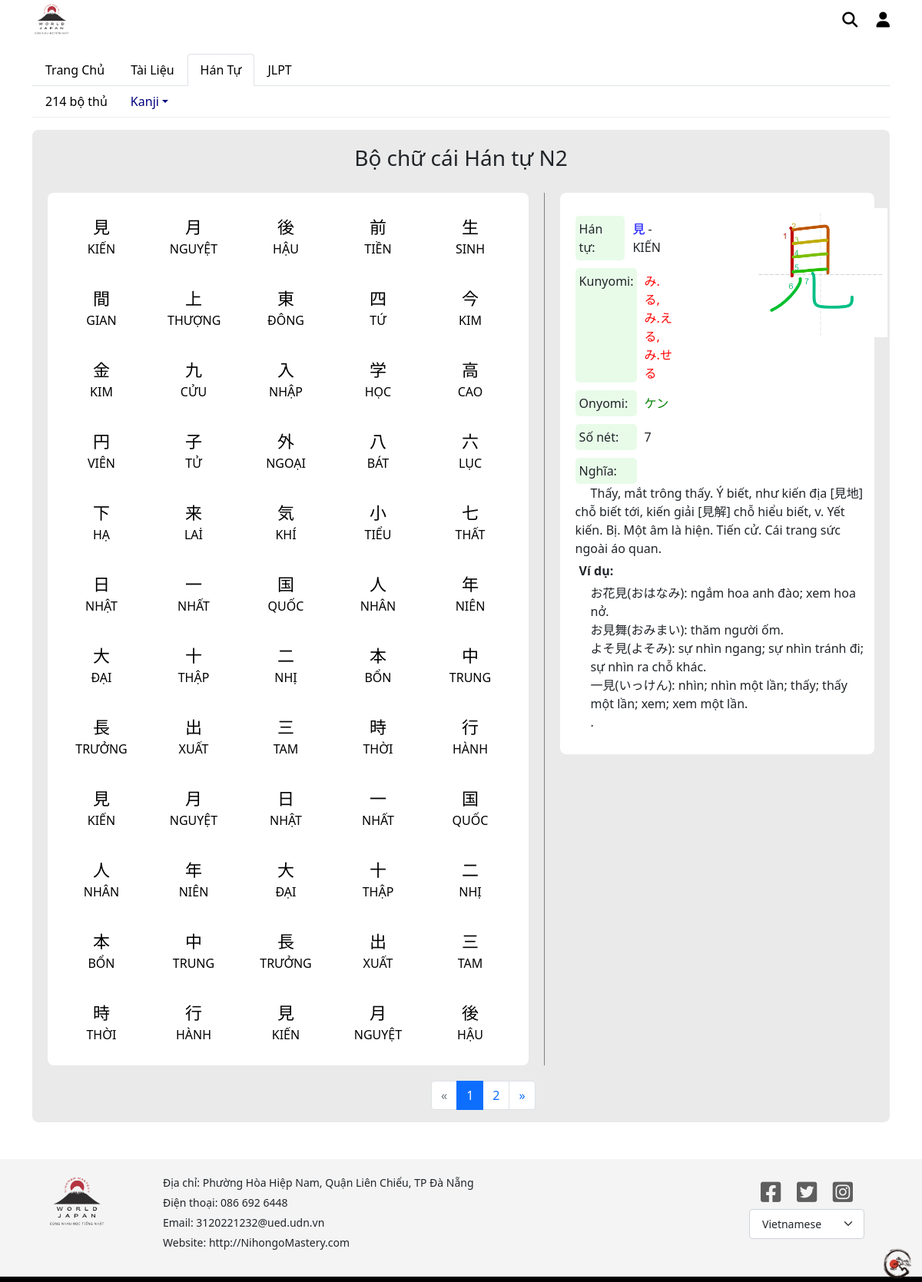
The page /Source/source_kanji/kanji/kanjiN2.php on the database its author committed.
### tables this page shows
CREATE TABLE itemKanji(
	id INT AUTO_INCREMENT PRIMARY KEY,
	level_kanji_id INT NOT NULL,
	FOREIGN KEY(level_kanji_id) REFERENCES level_kanji(id),
	item VARCHAR(20) NOT NULL,
	hanTu VARCHAR(255) NOT NULL,
	kunyomi VARCHAR(255),
	onyomi VARCHAR(255),
	soNetChu INT NOT NULL,
	yNghia TEXT NOT NULL,
	imgItem VARCHAR(255) NOT NULL,
	vd_1 TEXT,
	vd_2 TEXT,
	vd_3 TEXT,
	vd_4 TEXT,
	vd_5 TEXT
);

### Source/source_kanji/kanji/kanjiN2.php (the view, shortened to what this page needs)
<?php
    $localhost = "localhost";
    $username = "root";
    $password = "";
    $dbname = "dacn";
    $conn = new mysqli($localhost,$username,$password,$dbname);
    $sql_item = "SELECT item,hanTu FROM itemKanji
        WHERE level_kanji_id like '2';";
    $sql = "SELECT * FROM itemKanji
        WHERE level_kanji_id like '2';";
    $check = $conn->query($sql_item);
    $result = $conn->query($sql);
?>
<!DOCTYPE html>
<html lang="en">
<head>
    <link rel="stylesheet" href="https://cdnjs.cloudflare.com/ajax/libs/bootstrap/5.0.1/css/bootstrap.min.css" />
    <link rel="stylesheet" href="https://cdnjs.cloudflare.com/ajax/libs/font-awesome/6.1.1/css/all.min.css" />
    <link rel="stylesheet" href="kanji.css">
</head>
<body>
    <div class="container-xl">
        <div class="row ">
            <div class="col bar">
                <div class="logo">
                    <a href="#">
                        <img src="./../../image/Nihongo_Master_Logo.png" style="width: 50px;" alt="">
                    </a>
                </div>
            </div>
            <div class="col d-flex justify-content-end bar">
                <div class="login_search" style="margin-top: 11px; ">
                    <a href="#" style="color: black; font-size: 20px; margin-right: 20px;"><i class="fas fa-search"></i></a>
                    <a href="./../../user/info/user.php" style="color: black;font-size: 20px;"><i class="fas fa-user"></i></a>
                </div>
            </div>
        </div>
        <div class="row menu">
            <div class="col">
                <ul class="nav nav-tabs" id="myTab" role="tablist">
                    <li class="nav-item" role="presentation">
                        <button class="nav-link" id="Trang_Chu-tab" data-bs-toggle="tab" data-bs-target="#Trang_Chu" type="button" role="tab" aria-controls="Trang_Chu" aria-selected="false">
                            <span style="color: black;">
                                <a style="text-decoration: none; color: black;" href="./../../home.php">Trang Chủ</a>
                            </span>
                        </button>
                    </li>
                    <li class="nav-item" role="presentation">
                        <button class="nav-link" id="Tai_Lieu-tab" data-bs-toggle="tab" data-bs-target="#Tai_Lieu" type="button" role="tab" aria-controls="Tai_Lieu" aria-selected="false">
                            <span style="color: black;">
                                <a style="text-decoration: none; color: black;" href="./../../source_tai_lieu/tailieu.php">Tài Liệu</a>
                            </span>
                        </button>
                    </li>
                    <li class="nav-item" role="presentation">
                        <button class="nav-link active" id="Han_Tu-tab" data-bs-toggle="tab" data-bs-target="#Han_Tu" type="button" role="tab" aria-controls="Han_Tu" aria-selected="true">
                            <span style="color: black;">
                                <a style="text-decoration: none; color: black;" href="./../bo_thu/bo_thu.php">Hán Tự</a>
                            </span>
                        </button>
                    </li>
                    <li class="nav-item" role="presentation">
                        <button class="nav-link" id="JLPT-tab" data-bs-toggle="tab" data-bs-target="#JLPT" type="button" role="tab" aria-controls="JLPT" aria-selected="false">
                        <span style="color: black;">
                                <a style="text-decoration: none; color: black;" href="./../../source_JLPT/JLPT_Test.php">JLPT</a>
                            </span>
                        </button>
                    </li>
                </ul>
            </div>
        </div>
        <div class="tab-content">
            <div class="tab-pane active" id="Han_Tu" role="tabpanel" aria-labelledby="Han_Tu-tab">
                <div class="menu_bar">
                    <ul>
                        <li class="nav-item dropdown">
                            <a href="./../bo_thu/bo_thu.php">214 bộ thủ</a>
                            <hr>
                        </li>
                        <li class="nav-item dropdown">
                            <a class="nav-link dropdown-toggle" href="#" style="color: navy;" id="dropdownId" data-bs-toggle="dropdown" aria-haspopup="true" aria-expanded="false">Kanji</a>
                            <hr>
                        </li>
                    </ul>
                </div>
                <hr style="color: rgb(189, 189, 189); margin-top: 0px;">
                <div class="content_number-page">
                    <h3 style="padding-top: 20px; text-align: center;">Bộ chữ cái Hán tự N2</h3>
                    <div class="content">
                        <ul class="nav nav-tabs" id="myTab" role="tablist">
                            <?php if (!is_null($check)): ?>
                                <?php $count=0; ?>
                                <?php while ($row = $check->fetch_assoc()): ?>
                                    <?php $count++; ?>
                                    <li class="nav-item list_item" role="presentation">
                                        <button class="nav-link <?php if($count === 1){echo "active";} ?> item" id="<?php echo $item = $row['item']."-tab"; ?>" data-bs-toggle="tab" data-bs-target="<?php echo "#".$item = $row['item']; ?>" type="button" role="tab" aria-controls="<?php echo $item = $row['item']; ?>" aria-selected="<?php if($count === 1){echo "true";}else{echo "false";} ?>">
                                            <div class="itemHanTu">
                                                <?php echo $item = $row['item']; ?>
                                            </div>
                                            <div class="hanTu">
                                                <?php echo $hanTu = $row['hanTu']; ?>
                                            </div>
                                        </button>
                                    </li>
                                    <?php if($count === 60){break;} ?>
                                <?php endwhile; ?>
                            <?php endif; ?>
                        </ul>
                        <div class="tab-content">
                            <?php if (!is_null($result)): ?>
                                <?php $count=0; ?>
                                <?php while ($row = $result->fetch_assoc()): ?>
                                    <?php $count++; ?>
                                    <div class="tab-pane <?php if($count === 1){echo "active";} ?>" id="<?php echo $item=$row['item']; ?>" role="tabpanel" aria-labelledby="<?php echo $item=$row['item']."-tab" ?>">
                                        <div style="display: flex;">
                                            <div class="left">
                                                <div class="item_HanTu">
                                                    <div class="title_item">
                                                        Hán tự:
                                                    </div>
                                                    <div style="margin-top: 5px;">
                                                        <span style="color: blue;">
                                                            <?php echo $item = $row['item']; ?>
                                                        </span>
                                                        <span>
                                                            <?php echo " - ". $hanTu = $row['hanTu']; ?>
                                                        </span>
                                                    </div>
                                                </div>
                                                <div class="item_Kunyomi">
                                                    <div class="title_item">
                                                        Kunyomi:
                                                    </div>
                                                    <span style="color: red; margin-top: 5px;">
                                                        <?php echo $kunyomi = $row['kunyomi']; ?>
                                                    </span>
                                                </div>
                                                <div class="item_Onyomi">
                                                    <div class="title_item">
                                                        Onyomi:
                                                    </div>
                                                    <span style="color: green; margin-top: 5px;">
                                                        <?php echo $onyomi = $row['onyomi']; ?>
                                                    </span>
                                                </div>
                                                <div class="item_SoNet">
                                                    <div class="title_item">
                                                        Số nét:
                                                    </div>
                                                    <span style="margin-top: 5px;" >
                                                        <?php echo $soNetChu = $row['soNetChu']; ?>
                                                    </span>
                                                </div>
                                            </div>
                                            <div class="right" style="margin-left: 100px;">
                                                <div class="imgKanji" style="width: 180px;">
                                                    <img style="width: 100%;" src=" <?php echo "./../../image/kanji_jlpt/". $imgItem = $row['imgItem']; ?>" alt="">
                                                </div>
                                            </div>
                                        </div>
                                        <div class="item_yNghia" style="margin-top: 10px;">
                                            <div class="title_item">
                                                Nghĩa:
                                            </div>
                                            <span style=" margin-left: 20px;">
                                                <?php echo $yNghia = $row['yNghia']; ?>
                                            </span>
                                        </div>
                                        <div class="item_viDu">
                                            <div class="title_item" style="background-color: white; font-weight: bold;">
                                                Ví dụ:
                                            </div>
                                            <div style=" margin-left: 20px;">
                                                <?php echo $vd_1 = $row['vd_1']."."; ?>
                                            </div>
                                            <div style=" margin-left: 20px;">
                                                <?php echo $vd_2 = $row['vd_2']."."; ?>
                                            </div>
                                            <div style=" margin-left: 20px;">
                                                <?php echo $vd_3 = $row['vd_3']."."; ?>
                                            </div>
                                            <div style=" margin-left: 20px;">
                                                <?php echo $vd_4 = $row['vd_4']."."; ?>
                                            </div>
                                            <div style=" margin-left: 20px;">
                                                <?php echo $vd_5 = $row['vd_5']."."; ?>
                                            </div>
                                        </div>
                                    </div>
                                    <?php if($count === 60){break;} ?>
                                <?php endwhile; ?>
                            <?php endif; ?>
                        </div>
                    </div>
                    <nav aria-label="Page navigation" style="width: 60%; display: flex; justify-content: end;">
                      <ul class="pagination" style="margin-right: 15px;">
                        <li class="page-item disabled">
                          <a class="page-link" href="./kanjiN2.php" aria-label="Previous">
                            <span aria-hidden="true">&laquo;</span>
                          </a>
                        </li>
                        <li class="page-item active" aria-current="page"><a class="page-link" href="./kanjiN2.php">1</a></li>
                        <li class="page-item"><a class="page-link" href="./kanjiN2-2.php">2</a></li>
                        <li class="page-item">
                          <a class="page-link" href="./kanjiN2-2.php" aria-label="Next">
                            <span aria-hidden="true">&raquo;</span>
                          </a>
                        </li>
                      </ul>
                    </nav>
                </div>
                </div>
            </div>
        </div>
    <br><br>
    <div class="container-fluid Information">
        <div class="row">
            <div class="col-2 infocomment">
                <div class="logo">
                    <a href="#">
                        <img src="./../../image/Nihongo_Master_Logo.png" style="width: 80px;" alt="">
                    </a>
                </div>
            </div>
            <div class="col-7 infocomment" style="text-align: start;">
                <div class="item_info">
                </div>
                <div class="item_info">
                </div>
                <div class="item_info">
                </div>
                <div class="item_info">
                </div>
            </div>
            <div class="col-3">
                <div style="display: flex; margin: auto;  width: 120px; justify-content: space-between;">
                    <div class="item_logo">
                        <a href="#"><i class="fab fa-facebook-square"></i></a>
                    </div>
                    <div class="item_logo">
                        <a href="#"><i class="fab fa-twitter-square"></i></a>
                    </div>
                    <div class="item_logo">
                        <a href="#"><i class="fab fa-instagram-square"></i>
                        </a>
                    </div>
                </div>
                <div style="width: 150px; margin: 0 auto;">
                    <select class="form-select form-select-lg " name="" id="" style="font-size: 14px;">
                        <option value="vn" selected>Vietnamese</option>
                    </select>
                </div>
            </div>
            <div class="logo_bar">
                <img src="./../../image/image_bg/Bar background.png" alt="">
            </div>
        </div>
    </div>
</body>
</html>

### rows shown on the page
itemkanji: item "見", hanTu "KIẾN", kunyomi "み.る, み.える, み.せる", onyomi "ケン", soNetChu "7", imgItem (picture), yNghia "Thấy, mắt trông thấy. Ý biết, như kiến địa [見地] chỗ biết tới, kiến giải [見解] chỗ hiểu biết, v. Yết kiến. Bị. Một âm là hiện. Tiến cử. Cái trang sức ngoài áo quan.", vd_1 "お花見(おはなみ): ngắm hoa anh đào; xem hoa nở.", vd_2 "お見舞(おみまい): thăm người ốm.", vd_3 "よそ見(よそみ): sự nhìn ngang; sự nhìn tránh đi; sự nhìn ra chỗ khác.", vd_4 "一見(いっけん): nhìn; nhìn một lần; thấy; thấy một lần; xem; xem một lần.", vd_5 "."

### other values the page prints
$item = $row['item'] "見"
$hanTu = $row['hanTu'] "KIẾN"
$item = $row['item'] "月"
$hanTu = $row['hanTu'] "NGUYỆT"
$item = $row['item'] "後"
$hanTu = $row['hanTu'] "HẬU"
$item = $row['item'] "前"
$hanTu = $row['hanTu'] "TIỀN"
$item = $row['item'] "生"
$hanTu = $row['hanTu'] "SINH"
$item = $row['item'] "間"
$hanTu = $row['hanTu'] "GIAN"
$item = $row['item'] "上"
$hanTu = $row['hanTu'] "THƯỢNG"
$item = $row['item'] "東"
